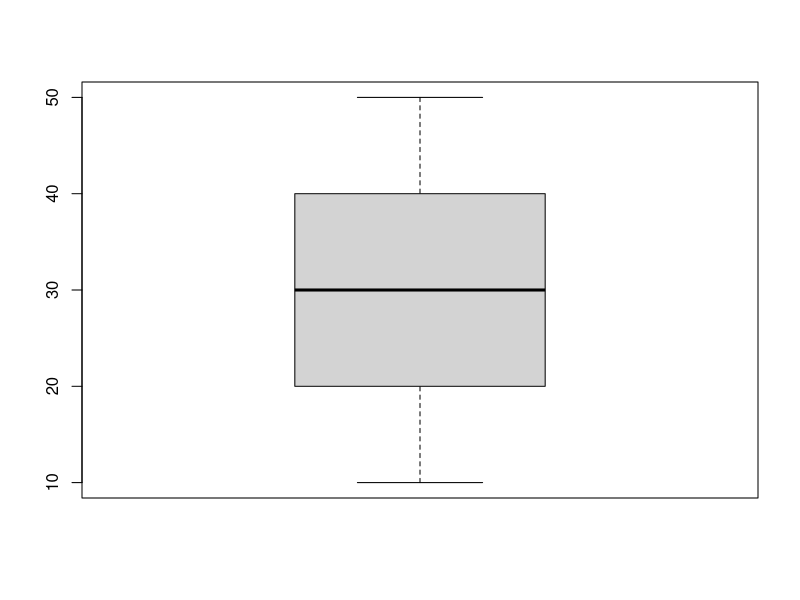
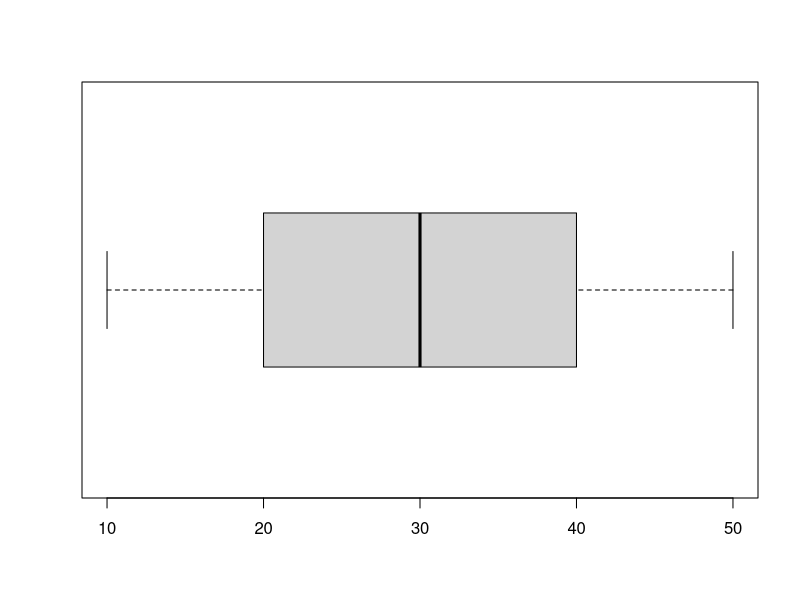
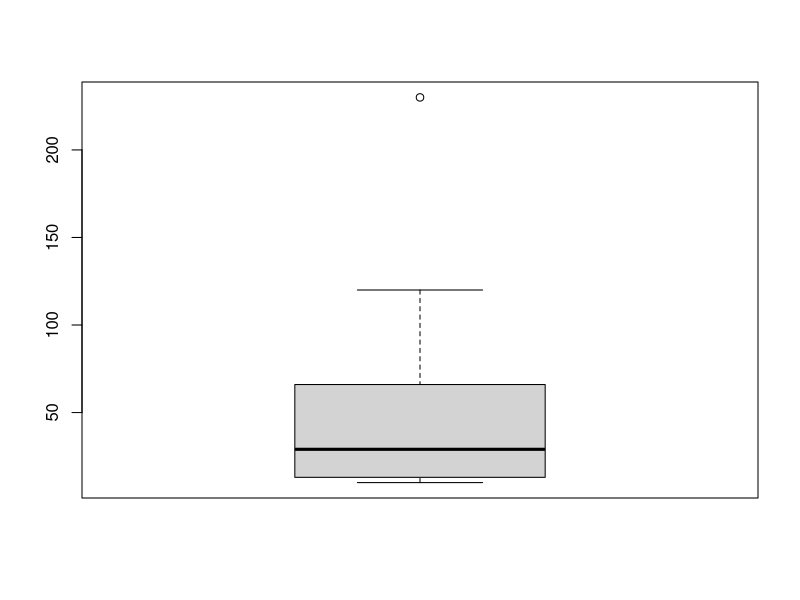
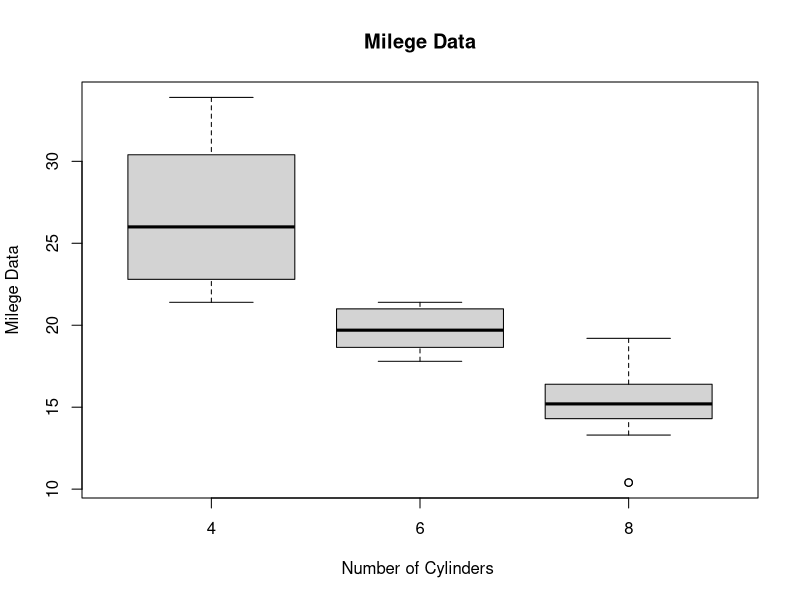
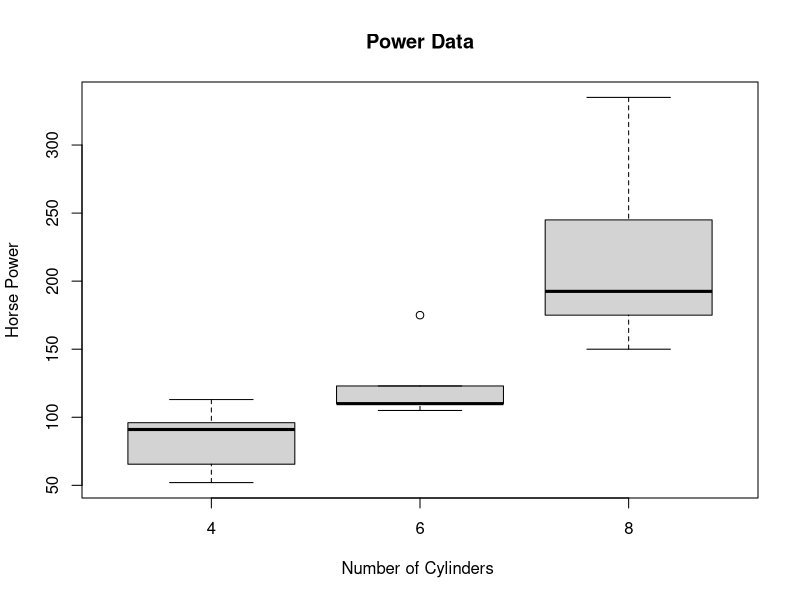

The R script that drew these images, in order:
x <- c(10,20,30,40,50)
summary(x)

boxplot(x,horizontal = FALSE)
boxplot(x,horizontal = TRUE)

x<- c(10,11,14,15,120,12,34,54,65,24,67,230)
boxplot(x,horizontal = FALSE)
print(mean(x))

mtcars
input <- mtcars[, c("mpg", "cyl")]
print(input)

boxplot(mpg~cyl,data=mtcars,xlab = "Number of Cylinders ",ylab = "Milege Data",main = "Milege Data")
boxplot(hp~cyl,data=mtcars,xlab = "Number of Cylinders ",ylab = "Horse Power",main = "Power Data")